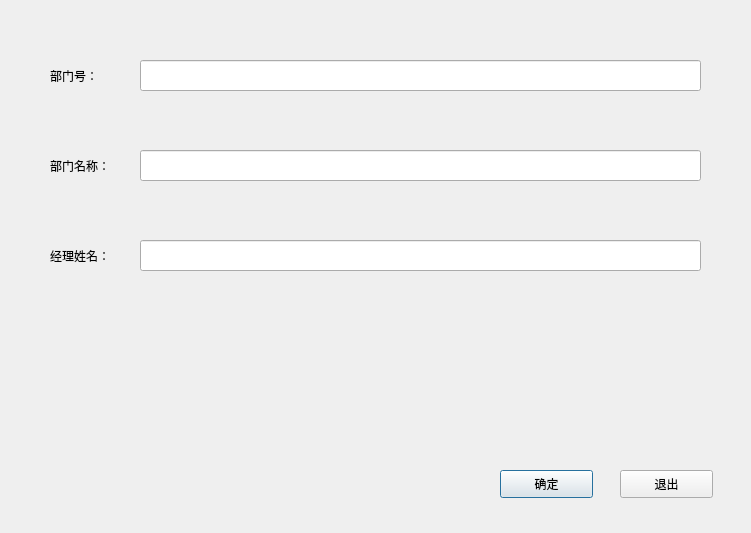
<?xml version="1.0" encoding="UTF-8"?>
<ui version="4.0">
 <class>Dialog</class>
 <widget class="QDialog" name="Dialog">
  <property name="geometry">
   <rect>
    <x>0</x>
    <y>0</y>
    <width>751</width>
    <height>533</height>
   </rect>
  </property>
  <property name="windowTitle">
   <string>根据部门号修改对应部门信息</string>
  </property>
  <widget class="QLabel" name="label">
   <property name="geometry">
    <rect>
     <x>50</x>
     <y>60</y>
     <width>101</width>
     <height>31</height>
    </rect>
   </property>
   <property name="text">
    <string>部门号：</string>
   </property>
  </widget>
  <widget class="QLineEdit" name="lineEdit">
   <property name="geometry">
    <rect>
     <x>140</x>
     <y>60</y>
     <width>561</width>
     <height>31</height>
    </rect>
   </property>
  </widget>
  <widget class="QPushButton" name="pushButton">
   <property name="geometry">
    <rect>
     <x>500</x>
     <y>470</y>
     <width>93</width>
     <height>28</height>
    </rect>
   </property>
   <property name="text">
    <string>确定</string>
   </property>
  </widget>
  <widget class="QPushButton" name="pushButton_2">
   <property name="geometry">
    <rect>
     <x>620</x>
     <y>470</y>
     <width>93</width>
     <height>28</height>
    </rect>
   </property>
   <property name="text">
    <string>退出</string>
   </property>
  </widget>
  <widget class="QLineEdit" name="lineEdit_2">
   <property name="geometry">
    <rect>
     <x>140</x>
     <y>150</y>
     <width>561</width>
     <height>31</height>
    </rect>
   </property>
  </widget>
  <widget class="QLabel" name="label_2">
   <property name="geometry">
    <rect>
     <x>50</x>
     <y>150</y>
     <width>101</width>
     <height>31</height>
    </rect>
   </property>
   <property name="text">
    <string>部门名称：</string>
   </property>
  </widget>
  <widget class="QLabel" name="label_3">
   <property name="geometry">
    <rect>
     <x>50</x>
     <y>240</y>
     <width>101</width>
     <height>31</height>
    </rect>
   </property>
   <property name="text">
    <string>经理姓名：</string>
   </property>
  </widget>
  <widget class="QLineEdit" name="lineEdit_3">
   <property name="geometry">
    <rect>
     <x>140</x>
     <y>240</y>
     <width>561</width>
     <height>31</height>
    </rect>
   </property>
  </widget>
  <widget class="QLabel" name="label_6">
   <property name="geometry">
    <rect>
     <x>280</x>
     <y>400</y>
     <width>161</width>
     <height>31</height>
    </rect>
   </property>
   <property name="text">
    <string>&lt;html&gt;&lt;head/&gt;&lt;body&gt;&lt;p align=&quot;center&quot;&gt;&lt;br/&gt;&lt;/p&gt;&lt;/body&gt;&lt;/html&gt;</string>
   </property>
  </widget>
 </widget>
 <resources/>
 <connections/>
</ui>
